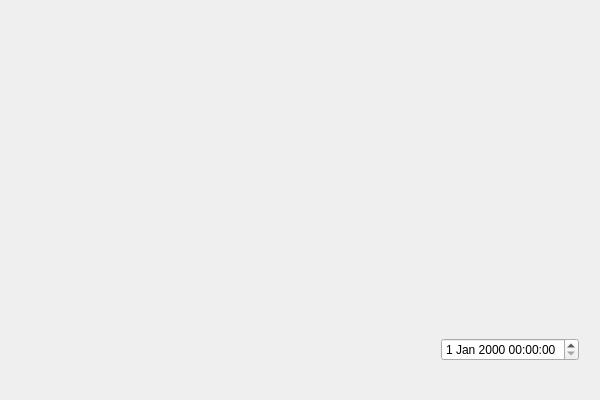
<?xml version="1.0" encoding="UTF-8"?>
<ui version="4.0">
 <class>chartthemesClass</class>
 <widget class="QWidget" name="chartthemesClass">
  <property name="geometry">
   <rect>
    <x>0</x>
    <y>0</y>
    <width>600</width>
    <height>400</height>
   </rect>
  </property>
  <property name="windowTitle">
   <string>chartthemes</string>
  </property>
  <widget class="QWidget" name="horizontalLayoutWidget">
   <property name="geometry">
    <rect>
     <x>430</x>
     <y>310</y>
     <width>160</width>
     <height>80</height>
    </rect>
   </property>
   <layout class="QHBoxLayout" name="horizontalLayout">
    <item>
     <widget class="QDateTimeEdit" name="dateTimeEdit"/>
    </item>
   </layout>
  </widget>
 </widget>
 <layoutdefault spacing="6" margin="11"/>
 <resources>
  <include location="chartthemes.qrc"/>
 </resources>
 <connections>
  <connection>
   <sender>chartthemesClass</sender>
   <signal>customContextMenuRequested(QPoint)</signal>
   <receiver>chartthemesClass</receiver>
   <slot>show()</slot>
   <hints>
    <hint type="sourcelabel">
     <x>299</x>
     <y>199</y>
    </hint>
    <hint type="destinationlabel">
     <x>299</x>
     <y>199</y>
    </hint>
   </hints>
  </connection>
 </connections>
</ui>
